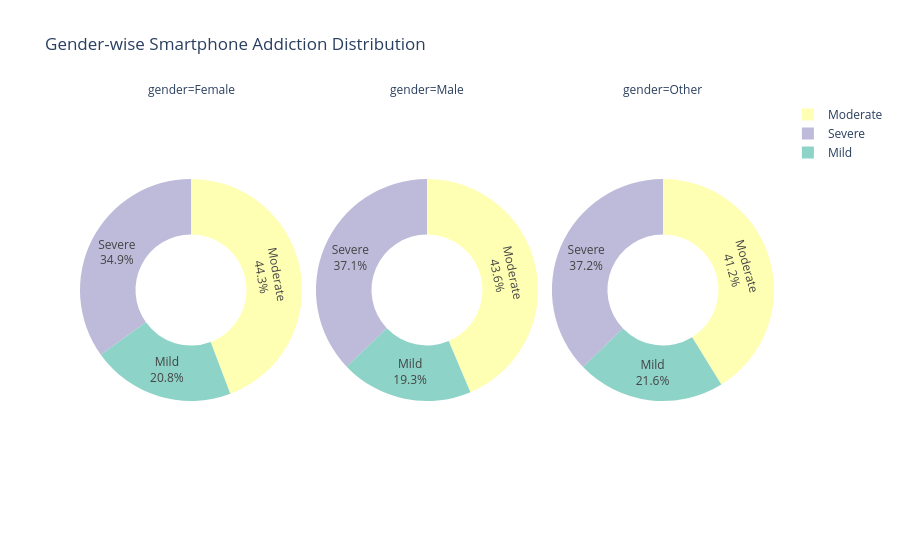

The code cell stored with this chart in its notebook:
### Code cell
# Visualisation of Gender-wise Smartphone Addiction Distribution
gender_addiction = df.groupby(["gender","addiction_level"]).size().reset_index(name="count")
fig = px.pie(
    gender_addiction,
    names="addiction_level",
    values="count",
    color="addiction_level",
    facet_col="gender",
    title="Gender-wise Smartphone Addiction Distribution",
    hole=0.5,
    color_discrete_sequence=px.colors.qualitative.Set3
)

fig.update_traces(textinfo="percent+label")
fig.update_traces(
    hovertemplate="<b>%{label}</b><br>Value: %{value}<br>Percentage: %{percent}"
)
fig.show()

### Figure 1 — Plotly figure (JSON) as saved in the notebook; plotly's stock layout.template omitted (floating-point values rounded to 4 significant figures)
{"data": [{"customdata": [["Mild"], ["Moderate"], ["Severe"]], "domain": {"x": [0, 0.32], "y": [0, 1]}, "hole": 0.5, "hovertemplate": "<b>%{label}</b><br>Value: %{value}<br>Percentage: %{percent}", "labels": ["Mild", "Moderate", "Severe"], "legendgroup": "", "marker": {"colors": ["rgb(141,211,199)", "rgb(255,255,179)", "rgb(190,186,218)"]}, "name": "", "showlegend": true, "textinfo": "percent+label", "type": "pie", "values": [455, 966, 762]}, {"customdata": [["Mild"], ["Moderate"], ["Severe"]], "domain": {"x": [0.34, 0.66], "y": [0, 1]}, "hole": 0.5, "hovertemplate": "<b>%{label}</b><br>Value: %{value}<br>Percentage: %{percent}", "labels": ["Mild", "Moderate", "Severe"], "legendgroup": "", "marker": {"colors": ["rgb(141,211,199)", "rgb(255,255,179)", "rgb(190,186,218)"]}, "name": "", "showlegend": true, "textinfo": "percent+label", "type": "pie", "values": [440, 996, 848]}, {"customdata": [["Mild"], ["Moderate"], ["Severe"]], "domain": {"x": [0.68, 1.0], "y": [0, 1]}, "hole": 0.5, "hovertemplate": "<b>%{label}</b><br>Value: %{value}<br>Percentage: %{percent}", "labels": ["Mild", "Moderate", "Severe"], "legendgroup": "", "marker": {"colors": ["rgb(141,211,199)", "rgb(255,255,179)", "rgb(190,186,218)"]}, "name": "", "showlegend": true, "textinfo": "percent+label", "type": "pie", "values": [478, 912, 824]}], "layout": {"annotations": [{"font": {}, "showarrow": false, "text": "gender=Female", "x": 0.16, "xanchor": "center", "xref": "paper", "y": 1, "yanchor": "bottom", "yref": "paper"}, {"font": {}, "showarrow": false, "text": "gender=Male", "x": 0.5, "xanchor": "center", "xref": "paper", "y": 1, "yanchor": "bottom", "yref": "paper"}, {"font": {}, "showarrow": false, "text": "gender=Other", "x": 0.84, "xanchor": "center", "xref": "paper", "y": 1, "yanchor": "bottom", "yref": "paper"}], "legend": {"tracegroupgap": 0}, "piecolorway": ["rgb(141,211,199)", "rgb(255,255,179)", "rgb(190,186,218)", "rgb(251,128,114)", "rgb(128,177,211)", "rgb(253,180,98)", "rgb(179,222,105)", "rgb(252,205,229)", "rgb(217,217,217)", "rgb(188,128,189)", "rgb(204,235,197)", "rgb(255,237,111)"], "title": {"text": "Gender-wise Smartphone Addiction Distribution"}}}
